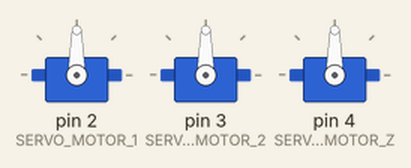
Simulated run of this sketch. Board: Arduino Uno, built with avr-gcc and run on an emulated ATmega328P. Parts: 3 × servo.

Above: at 0.1 s.
At 12.1 s:
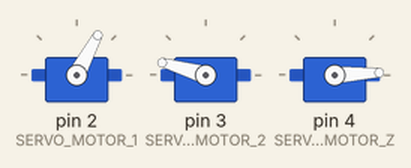
At 14.8 s:
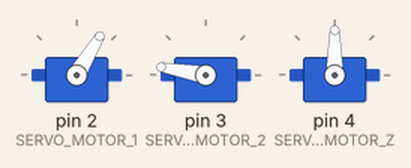
At 20.1 s:
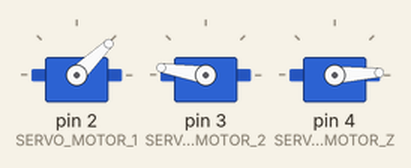
At 25.4 s:
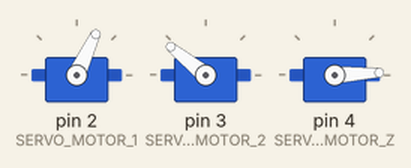
At 35.4 s:
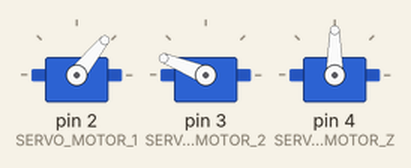
Timing chart, 0 to 40.0 s (numbered marks = the images above):
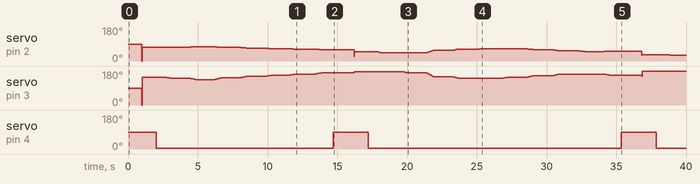

Measured:
- by itself, servo on pin 4 (SERVO_MOTOR_Z): goes 3° 12.7 s, 90° 2.5 s, 3° 18.1 s, 90° 2.5 s, then 3°

The sketch:

A_Definitions_Libraries.ino
```cpp
// Libraries:
    #include "math.h"

// Parameters:
  // Links Length: (mm)
    #define L1  130.0
    #define L2  170.0

// Servo Motors:
    #include <Servo.h>
    Servo servo_1, servo_2, servo_z;

    #define SERVO_MOTOR_1 2
    #define SERVO_MOTOR_2 3
    #define SERVO_MOTOR_Z 4

    #define PEN_UP      0
    #define PEN_DOWN    1

// Motion:
    float CursorPosition_x=0.0, CursorPosition_y=0.0;

    float CurrentPosi_X = CursorPosition_x;
    float CurrentPosi_Y = CursorPosition_y;

    float FontSize=40.0;
```

B_Motors.ino
```cpp
// to Control the MOTORS:
    float StartPoint_1, StartPoint_2, error_1, error_2, delayTime_ms;

    void AngleControl_XY(double angle_1, double angle_2) {
      angle_1 *= (180.0/PI);
      angle_2 *= (180.0/PI);

      angle_1 = constrain(angle_1,0.0,180.0);
      angle_2 = constrain(angle_2,0.0,180.0);

      // Send the Values to Servos + set the Offsets:
      servo_1.write(angle_1+ 3.5);
      servo_2.write(angle_2+76.0);
    }

    void PositionControl_Z(int Pen_State) {
      delay(500);
      switch(Pen_State) {
        case PEN_UP:    servo_z.write(90);  break;
        case PEN_DOWN:
            if(servo_2.read()>80 && servo_2.read()<100) {
                servo_z.write(7); // Rapid Motion
                delay(10);
                servo_z.write(0); // Short Motion
            }
            else { servo_z.write(3); }
            break;
      }
      delay(500);
    }
```

C_EndEffector.ino
```cpp
// to control the end-effector (Pen) positions to achieve the tasks:
    double Ceta_1, Ceta_2, CetaDot_1, CetaDot_2;
    int delayy;

    void EndEffector_Move_XY(double xf, double yf, int z) {
        // Zero Paper Offset:
        xf -=  90.00;
        yf += 190.00;

        PositionControl_Z(z);  // Send the Value to Servo motor to move Z

        double x, y;
        for(int i=0; i<=1000; i+=100) {
          x = CurrentPosi_X + i/1000.0 * (xf - CurrentPosi_X);
          y = CurrentPosi_Y + i/1000.0 * (yf - CurrentPosi_Y);

          // convert the required distance to angle(Degree): [ Inverse Position Kinematics]
          Ceta_2 = acos((x*x+y*y-L1*L1-L2*L2)/(2.0*L1*L2));
          Ceta_1 = atan(y/x) - asin((L2*sin(Ceta_2))/sqrt(x*x+y*y));
          if(Ceta_1 < 0) { Ceta_1 += PI; }  // from 3rd to 1st Quad

          AngleControl_XY(Ceta_1,Ceta_2); // Move X,Y together
          if(i%10==0) { delay(delayy); }
        }

        // Sortage the New Coordinates:
        CurrentPosi_X = x;
        CurrentPosi_Y = y;
   }
```

D_Draw.ino
```cpp
// make the basics of motion: [ALL of them Incremental motion]
    void Draw_Line(double x_posi, double y_posi) {
      delayy=50;
      x_posi *= FontSize;
      y_posi *= FontSize;
      // Send the Coordinates
      EndEffector_Move_XY( CursorPosition_x+x_posi , CursorPosition_y+y_posi , PEN_DOWN );
      delay(250);
    }

    void Draw_None(float x_posi, float y_posi) {
      delayy=2;
      x_posi *= FontSize;
      y_posi *= FontSize;
      // Send the Coordinates
      EndEffector_Move_XY( CursorPosition_x+x_posi , CursorPosition_y+y_posi , PEN_UP );
      delay(500);
    }
```

E_Character.ino
```cpp
// Convert the Letters to Drawing:
void Print_Character(char character) {
  switch(character) {
        case '0': { // 00
            Draw_None(0.23,0.00);
            Draw_Line(0.45,0.00);
            Draw_Line(0.68,0.38);
            Draw_Line(0.68,1.13);
            Draw_Line(0.45,1.50);
            Draw_Line(0.23,1.50);
            Draw_Line(0.00,1.13);
            Draw_Line(0.00,0.38);
            Draw_Line(0.23,0.00);
            break; }
        case '1': { // 01
            Draw_None(0.00,0.90);
            Draw_Line(0.18,1.20);
            Draw_Line(0.33,1.50);
            Draw_Line(0.33,1.20);
            Draw_Line(0.33,0.90);
            Draw_Line(0.33,0.60);
            Draw_Line(0.33,0.30);
            Draw_Line(0.33,0.00);
            break; }
        case '2': { // 02
            Draw_None(0.00,1.20);
            Draw_Line(0.23,1.50);
            Draw_Line(0.45,1.50);
            Draw_Line(0.68,1.20);
            Draw_Line(0.68,0.90);
            Draw_Line(0.00,0.30);
            Draw_Line(0.00,0.00);
            Draw_Line(0.75,0.00);
            break; }
        case '3': { // 03
            Draw_None(0.00,1.00);
            Draw_Line(0.00,1.25);
            Draw_Line(0.23,1.50);
            Draw_Line(0.45,1.50);
            Draw_Line(0.68,1.25);
            Draw_Line(0.68,1.00);
            Draw_Line(0.45,0.75);
            Draw_Line(0.23,0.75);
            Draw_Line(0.45,0.75);
            Draw_Line(0.68,0.50);
            Draw_Line(0.68,0.25);
            Draw_Line(0.45,0.00);
            Draw_Line(0.23,0.00);
            Draw_Line(0.00,0.25);
            Draw_Line(0.00,0.50);
            break; }
        case '9': { // 09
            Draw_None(0.00,0.00);
            Draw_Line(0.45,0.00);
            Draw_Line(0.68,0.30);
            Draw_Line(0.68,1.20);
            Draw_Line(0.45,1.50);
            Draw_Line(0.23,1.50);
            Draw_Line(0.00,1.20);
            Draw_Line(0.00,0.90);
            Draw_Line(0.23,0.60);
            Draw_Line(0.45,0.60);
            Draw_Line(0.68,0.90);
            break; }
  }
  PositionControl_Z(PEN_UP); // Pen Up
}
```

Z_main.ino
```cpp
// main function:
void setup() {
    // Servo Motors:
      servo_1.attach(SERVO_MOTOR_1);
      servo_2.attach(SERVO_MOTOR_2);
      servo_z.attach(SERVO_MOTOR_Z);
    Serial.begin(9600);
}

void loop() {
    // Print the Text:
    char Text[]="1902339";  //  ID Code

    CursorPosition_x = 0.0;
    for(int index=0; index<7; index++) {
        Print_Character(Text[index]);       // print the Character
        CursorPosition_x += 38;             // Prepare for the Next Character
        CurrentPosi_X = CursorPosition_x;   // Update the Coordinates:
    }
}
```
